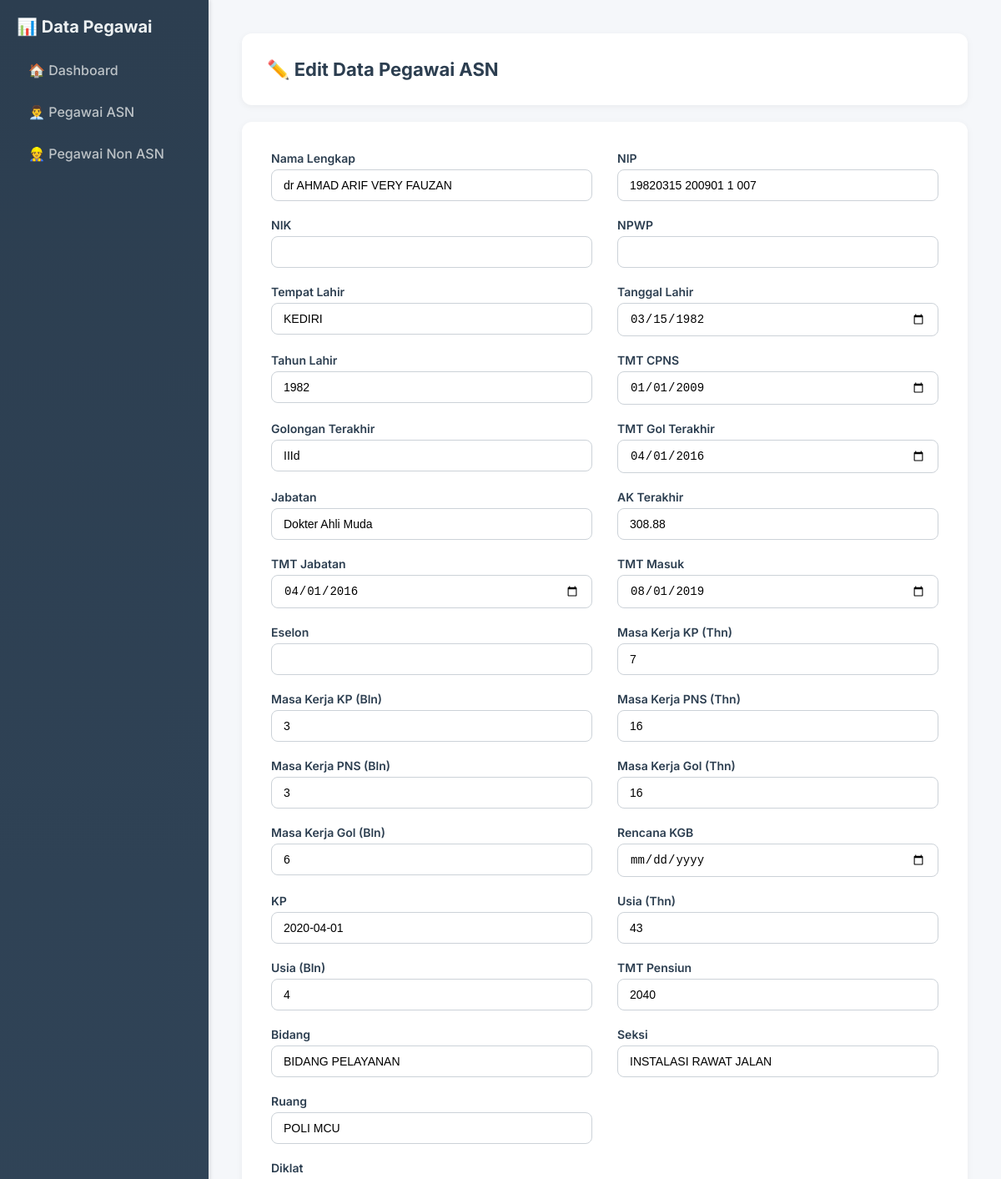
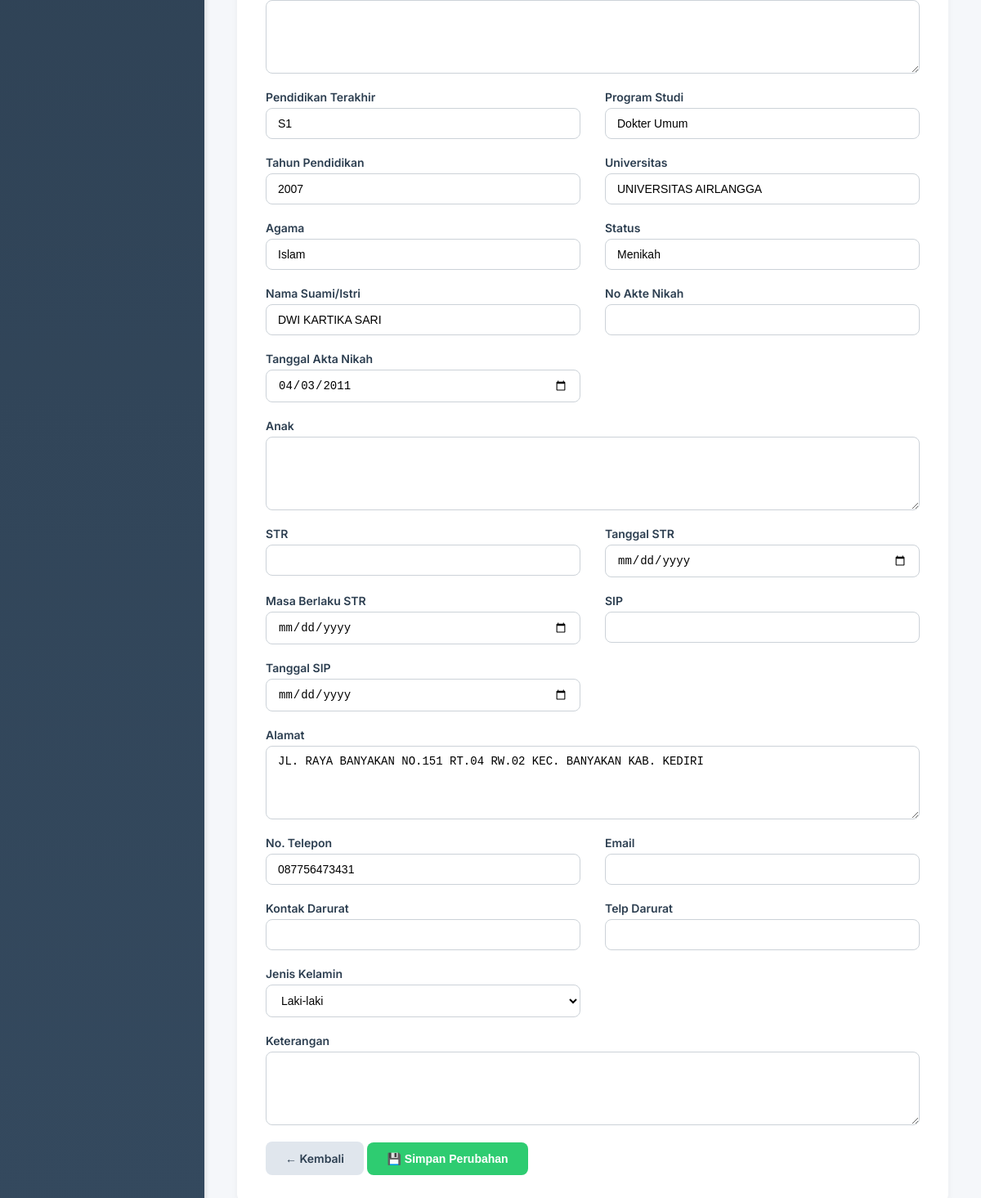
/pages/PegawaiASN/edit.php?id=52 (signed in), run on the app's committed database (2 pictures, top to bottom).
### tables this page shows
CREATE TABLE `pegawai_asn` (
  `id` int(11) NOT NULL,
  `nama` varchar(100) DEFAULT NULL,
  `nip` varchar(30) DEFAULT NULL,
  `nik` varchar(30) DEFAULT NULL,
  `npwp` varchar(30) DEFAULT NULL,
  `tempat_lahir` varchar(50) DEFAULT NULL,
  `ttl` date DEFAULT NULL,
  `tmt_cpns` date DEFAULT NULL,
  `gol_terakhir` varchar(10) DEFAULT NULL,
  `tmt_gol_terakhir` date DEFAULT NULL,
  `jabatan` varchar(100) DEFAULT NULL,
  `ak_terakhir` varchar(50) DEFAULT NULL,
  `tmt_jabatan` date DEFAULT NULL,
  `tmt_masuk` date DEFAULT NULL,
  `eselon` varchar(10) DEFAULT NULL,
  `masa_kerja_kp_thn` int(11) DEFAULT NULL,
  `masa_kerja_kp_bln` int(11) DEFAULT NULL,
  `masa_kerja_pns_thn` int(11) DEFAULT NULL,
  `masa_kerja_pns_bln` int(11) DEFAULT NULL,
  `masa_kerja_gol_thn` int(11) DEFAULT NULL,
  `masa_kerja_gol_bln` int(11) DEFAULT NULL,
  `rencana_kgb` date DEFAULT NULL,
  `kp` varchar(50) DEFAULT NULL,
  `usia_thn` int(11) DEFAULT NULL,
  `usia_bln` int(11) DEFAULT NULL,
  `tahun_lahir` year(4) DEFAULT NULL,
  `tmt_pensiun` int(11) DEFAULT NULL,
  `bidang` varchar(100) DEFAULT NULL,
  `seksi` varchar(100) DEFAULT NULL,
  `ruang` varchar(50) DEFAULT NULL,
  `diklat` text DEFAULT NULL,
  `pendidikan_terakhir` varchar(100) DEFAULT NULL,
  `program_studi_pendidikan` varchar(100) DEFAULT NULL,
  `tahun_pendidikan` varchar(4) DEFAULT NULL,
  `universitas` varchar(100) DEFAULT NULL,
  `agama` varchar(50) DEFAULT NULL,
  `status` varchar(50) DEFAULT NULL,
  `nama_suami_istri` varchar(100) DEFAULT NULL,
  `no_akte` varchar(50) DEFAULT NULL,
  `tgl_akta_nikah` date DEFAULT NULL,
  `anak` text DEFAULT NULL,
  `str` varchar(50) DEFAULT NULL,
  `tgl_str` date DEFAULT NULL,
  `masa_berlaku` date DEFAULT NULL,
  `sip` varchar(50) DEFAULT NULL,
  `tgl_sip` date DEFAULT NULL,
  `alamat` text DEFAULT NULL,
  `no_telp` varchar(20) DEFAULT NULL,
  `email` varchar(100) DEFAULT NULL,
  `kontak_darurat` varchar(100) DEFAULT NULL,
  `telp_darurat` varchar(20) DEFAULT NULL,
  `jenis_kelamin` enum('Laki-laki','Perempuan') DEFAULT NULL,
  `keterangan` text DEFAULT NULL,
  `foto` varchar(255) DEFAULT NULL
);

### pages/PegawaiASN/edit.php (the view, shortened to what this page needs)
<?php
include __DIR__ . '/../../config/db.php';
$id = $_GET['id'];
$data = mysqli_fetch_assoc(mysqli_query($koneksi, "SELECT * FROM pegawai_asn WHERE id = $id"));
?>
<!DOCTYPE html>
<html lang="id">
<head>
</head>
<body>
  <div class="sidebar">
    <h3>📊 Data Pegawai</h3>
    <a href="../dashboard.php" class="<?= basename($_SERVER['PHP_SELF']) == '../dashboard.php' ? 'active' : '' ?>">
      <span>🏠 Dashboard</span>
    </a>
    <a href="asn.php" class="<?= basename($_SERVER['PHP_SELF']) == 'asn.php' ? 'active' : '' ?>">
      <span>👨‍💼 Pegawai ASN</span>
    </a>
    <a href="PegawaiNonASN/nonasn.php" class="<?= basename($_SERVER['PHP_SELF']) == 'PegawaiNonASN/nonasn.php' ? 'active' : '' ?>">
      <span>👷 Pegawai Non ASN</span>
    </a>
  </div>
  <div class="main-content">
    <div class="header-box">
      <h2 class="page-title">✏️ Edit Data Pegawai ASN</h2>
    </div>
    <div class="form-container">
     <form method="POST" action="../../proses/PegawaiASN/update.php">
  <div class="form-group">
    <label>Nama Lengkap</label>
    <input type="text" name="nama" value="<?= $data['nama'] ?>">
  </div>
  <div class="form-group">
    <label>NIP</label>
    <input type="text" name="nip" value="<?= $data['nip'] ?>">
  </div>
  <div class="form-group">
    <label>NIK</label>
    <input type="text" name="nik" value="<?= $data['nik'] ?>">
  </div>
  <div class="form-group">
    <label>NPWP</label>
    <input type="text" name="npwp" value="<?= $data['npwp'] ?>">
  </div>
  <div class="form-group">
    <label>Tempat Lahir</label>
    <input type="text" name="tempat_lahir" value="<?= $data['tempat_lahir'] ?>">
  </div>
  <div class="form-group">
    <label>Tanggal Lahir</label>
    <input type="date" name="ttl" value="<?= $data['ttl'] ?>">
  </div>
  <div class="form-group">
    <label>Tahun Lahir</label>
    <input type="text" name="tahun_lahir" value="<?= $data['tahun_lahir'] ?>">
  </div>
  <div class="form-group">
    <label>TMT CPNS</label>
    <input type="date" name="tmt_cpns" value="<?= $data['tmt_cpns'] ?>">
  </div>
  <div class="form-group">
    <label>Golongan Terakhir</label>
    <input type="text" name="gol_terakhir" value="<?= $data['gol_terakhir'] ?>">
  </div>
  <div class="form-group">
    <label>TMT Gol Terakhir</label>
    <input type="date" name="tmt_gol_terakhir" value="<?= $data['tmt_gol_terakhir'] ?>">
  </div>
  <div class="form-group">
    <label>Jabatan</label>
    <input type="text" name="jabatan" value="<?= $data['jabatan'] ?>">
  </div>
  <div class="form-group">
    <label>AK Terakhir</label>
    <input type="text" name="ak_terakhir" value="<?= $data['ak_terakhir'] ?>">
  </div>
  <div class="form-group">
    <label>TMT Jabatan</label>
    <input type="date" name="tmt_jabatan" value="<?= $data['tmt_jabatan'] ?>">
  </div>
  <div class="form-group">
    <label>TMT Masuk</label>
    <input type="date" name="tmt_masuk" value="<?= $data['tmt_masuk'] ?>">
  </div>
  <div class="form-group">
    <label>Eselon</label>
    <input type="text" name="eselon" value="<?= $data['eselon'] ?>">
  </div>
  <div class="form-group">
    <label>Masa Kerja KP (Thn)</label>
    <input type="number" name="masa_kerja_kp_thn" value="<?= $data['masa_kerja_kp_thn'] ?>">
  </div>
  <div class="form-group">
    <label>Masa Kerja KP (Bln)</label>
    <input type="number" name="masa_kerja_kp_bln" value="<?= $data['masa_kerja_kp_bln'] ?>">
  </div>
  <div class="form-group">
    <label>Masa Kerja PNS (Thn)</label>
    <input type="number" name="masa_kerja_pns_thn" value="<?= $data['masa_kerja_pns_thn'] ?>">
  </div>
  <div class="form-group">
    <label>Masa Kerja PNS (Bln)</label>
    <input type="number" name="masa_kerja_pns_bln" value="<?= $data['masa_kerja_pns_bln'] ?>">
  </div>
  <div class="form-group">
    <label>Masa Kerja Gol (Thn)</label>
    <input type="number" name="masa_kerja_gol_thn" value="<?= $data['masa_kerja_gol_thn'] ?>">
  </div>
  <div class="form-group">
    <label>Masa Kerja Gol (Bln)</label>
    <input type="number" name="masa_kerja_gol_bln" value="<?= $data['masa_kerja_gol_bln'] ?>">
  </div>
  <div class="form-group">
    <label>Rencana KGB</label>
    <input type="date" name="rencana_kgb" value="<?= $data['rencana_kgb'] ?>">
  </div>
  <div class="form-group">
    <label>KP</label>
    <input type="text" name="kp" value="<?= $data['kp'] ?>">
  </div>
  <div class="form-group">
    <label>Usia (Thn)</label>
    <input type="number" name="usia_thn" value="<?= $data['usia_thn'] ?>">
  </div>
  <div class="form-group">
    <label>Usia (Bln)</label>
    <input type="number" name="usia_bln" value="<?= $data['usia_bln'] ?>">
  </div>
  <div class="form-group">
    <label>TMT Pensiun</label>
    <input type="number" name="tmt_pensiun" value="<?= $data['tmt_pensiun'] ?>">
  </div>
  <div class="form-group">
    <label>Bidang</label>
    <input type="text" name="bidang" value="<?= $data['bidang'] ?>">
  </div>
  <div class="form-group">
    <label>Seksi</label>
    <input type="text" name="seksi" value="<?= $data['seksi'] ?>">
  </div>
  <div class="form-group">
    <label>Ruang</label>
    <input type="text" name="ruang" value="<?= $data['ruang'] ?>">
  </div>
  <div class="form-group" style="grid-column: span 2;">
    <label>Diklat</label>
    <textarea name="diklat"><?= $data['diklat'] ?></textarea>
  </div>
  <div class="form-group">
    <label>Pendidikan Terakhir</label>
    <input type="text" name="pendidikan_terakhir" value="<?= $data['pendidikan_terakhir'] ?>">
  </div>
  <div class="form-group">
    <label>Program Studi</label>
    <input type="text" name="program_studi_pendidikan" value="<?= $data['program_studi_pendidikan'] ?>">
  </div>
  <div class="form-group">
    <label>Tahun Pendidikan</label>
    <input type="text" name="tahun_pendidikan" value="<?= $data['tahun_pendidikan'] ?>">
  </div>
  <div class="form-group">
    <label>Universitas</label>
    <input type="text" name="universitas" value="<?= $data['universitas'] ?>">
  </div>
  <div class="form-group">
    <label>Agama</label>
    <input type="text" name="agama" value="<?= $data['agama'] ?>">
  </div>
  <div class="form-group">
    <label>Status</label>
    <input type="text" name="status" value="<?= $data['status'] ?>">
  </div>
  <div class="form-group">
    <label>Nama Suami/Istri</label>
    <input type="text" name="nama_suami_istri" value="<?= $data['nama_suami_istri'] ?>">
  </div>
  <div class="form-group">
    <label>No Akte Nikah</label>
    <input type="text" name="no_akte" value="<?= $data['no_akte'] ?>">
  </div>
  <div class="form-group">
    <label>Tanggal Akta Nikah</label>
    <input type="date" name="tgl_akta_nikah" value="<?= $data['tgl_akta_nikah'] ?>">
  </div>
  <div class="form-group" style="grid-column: span 2;">
    <label>Anak</label>
    <textarea name="anak"><?= $data['anak'] ?></textarea>
  </div>
  <div class="form-group">
    <label>STR</label>
    <input type="text" name="str" value="<?= $data['str'] ?>">
  </div>
  <div class="form-group">
    <label>Tanggal STR</label>
    <input type="date" name="tgl_str" value="<?= $data['tgl_str'] ?>">
  </div>
  <div class="form-group">
    <label>Masa Berlaku STR</label>
    <input type="date" name="masa_berlaku" value="<?= $data['masa_berlaku'] ?>">
  </div>
  <div class="form-group">
    <label>SIP</label>
    <input type="text" name="sip" value="<?= $data['sip'] ?>">
  </div>
  <div class="form-group">
    <label>Tanggal SIP</label>
    <input type="date" name="tgl_sip" value="<?= $data['tgl_sip'] ?>">
  </div>
  <div class="form-group" style="grid-column: span 2;">
    <label>Alamat</label>
    <textarea name="alamat"><?= $data['alamat'] ?></textarea>
  </div>
  <div class="form-group">
    <label>No. Telepon</label>
    <input type="text" name="no_telp" value="<?= $data['no_telp'] ?>">
  </div>
  <div class="form-group">
    <label>Email</label>
    <input type="email" name="email" value="<?= $data['email'] ?>">
  </div>
  <div class="form-group">
    <label>Kontak Darurat</label>
    <input type="text" name="kontak_darurat" value="<?= $data['kontak_darurat'] ?>">
  </div>
  <div class="form-group">
    <label>Telp Darurat</label>
    <input type="text" name="telp_darurat" value="<?= $data['telp_darurat'] ?>">
  </div>
  <div class="form-group">
    <label>Jenis Kelamin</label>
    <select name="jenis_kelamin">
      <option value="Laki-laki" <?= $data['jenis_kelamin']=='Laki-laki'?'selected':'' ?>>Laki-laki</option>
    </select>
  </div>
  <div class="form-group" style="grid-column: span 2;">
    <label>Keterangan</label>
    <textarea name="keterangan"><?= $data['keterangan'] ?></textarea>
  </div>
  <div class="btn-group">
    <a href="asn.php" class="btn-back">← Kembali</a>
    <button type="submit" class="btn-submit">💾 Simpan Perubahan</button>
  </div>
</form>
    </div>
  </div>
</body>
</html>

### pages/PegawaiASN/edit.php (style rules this page uses)
* { box-sizing: border-box; margin: 0; padding: 0; }
body { font-family: 'Inter', sans-serif; background: #f5f7fa; display: flex; min-height: 100vh; overflow: hidden; }
.main-content { flex: 1; padding: 40px; overflow-y: auto; height: 100vh; }
.sidebar { width: 250px; background: linear-gradient(to bottom, #2c3e50, #34495e); color: #fff; padding: 20px; box-shadow: 2px 0 5px rgba(0, 0, 0, 0.1); flex-shrink: 0; }
.sidebar h3 { font-size: 20px; color: #ecf0f1; margin-bottom: 20px; }
.sidebar a { display: flex; align-items: center; text-decoration: none; color: #bdc3c7; font-weight: 500; padding: 10px 14px; border-radius: 8px; transition: background 0.3s, color 0.3s; margin-bottom: 10px; }
.sidebar a span { display: inline-block; width: 100%; }
.header-box { background: white; padding: 30px; border-radius: 12px; box-shadow: 0 2px 8px rgba(0, 0, 0, 0.05); margin-bottom: 20px; }
h2.page-title { font-size: 22px; color: #2c3e50; margin: 0; }
.form-container { background-color: #ffffff; padding: 35px; border-radius: 12px; box-shadow: 0 2px 8px rgba(0, 0, 0, 0.05); }
form { display: grid; grid-template-columns: 1fr 1fr; gap: 20px 30px; }
form label { font-weight: 600; color: #2c3e50; font-size: 14px; margin-bottom: 5px; display: block; }
.form-group { display: flex; flex-direction: column; }
form input, form select, form textarea { padding: 10px 14px; border: 1px solid #ccd2d8; border-radius: 8px; font-size: 14px; background-color: #fff; transition: border 0.3s, box-shadow 0.3s; }
form textarea { resize: vertical; min-height: 90px; grid-column: span 2; }
.btn-back, .btn-submit { display: inline-flex; align-items: center; gap: 8px; border: none; padding: 12px 24px; border-radius: 8px; font-size: 14px; font-weight: 600; text-decoration: none; cursor: pointer; transition: all 0.2s ease; }
.btn-back { background-color: #e0e6ed; color: #2c3e50; }
.btn-submit { background-color: #2ecc71; color: #fff; }

### data on the page
pegawai_asn: nama "dr AHMAD ARIF VERY FAUZAN", nip "19820315 200901 1 007", tempat_lahir "KEDIRI", ttl "03/15/1982", tahun_lahir "1982", tmt_cpns "01/01/2009", gol_terakhir "IIId", tmt_gol_terakhir "04/01/2016", jabatan "Dokter Ahli Muda", ak_terakhir "308.88", tmt_jabatan "04/01/2016", tmt_masuk "08/01/2019", masa_kerja_kp_thn "7", masa_kerja_kp_bln "3", masa_kerja_pns_thn "16", masa_kerja_pns_bln "3", masa_kerja_gol_thn "16", masa_kerja_gol_bln "6", kp "2020-04-01", usia_thn "43", usia_bln "4", tmt_pensiun "2040", bidang "BIDANG PELAYANAN", seksi "INSTALASI RAWAT JALAN", ruang "POLI MCU", pendidikan_terakhir "S1", program_studi_pendidikan "Dokter Umum", tahun_pendidikan "2007", universitas "UNIVERSITAS AIRLANGGA", agama "Islam", status "Menikah", nama_suami_istri "DWI KARTIKA SARI", tgl_akta_nikah "04/03/2011", alamat "JL. RAYA BANYAKAN NO.151 RT.04 RW.02 KEC. BANYAKAN KAB. KEDIRI", no_telp "087756473431", jenis_kelamin "Laki-laki"
